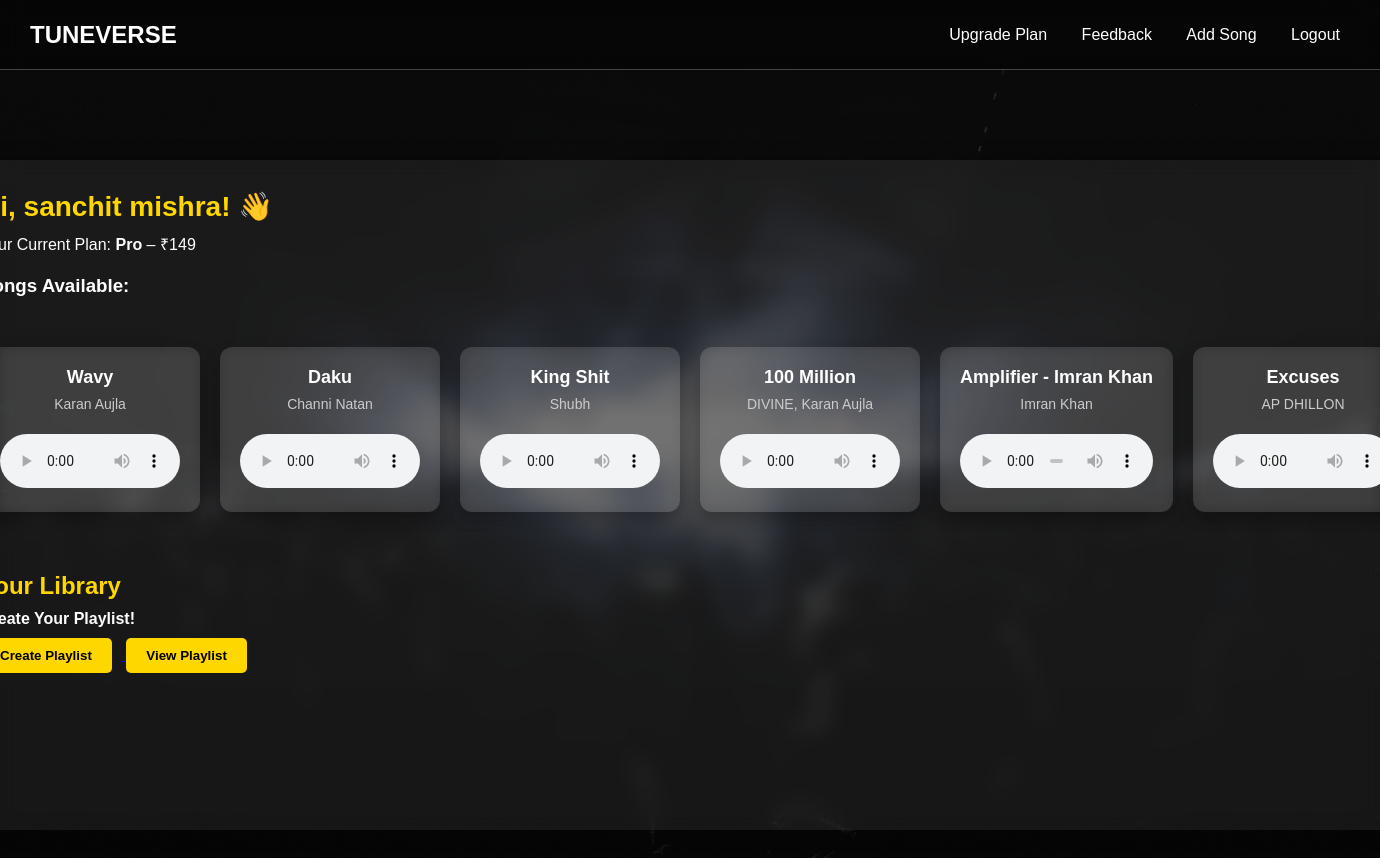
The page /home.php (signed in) on the database its author committed.
### tables this page shows
CREATE TABLE `plans` (
  `id` int(11) NOT NULL,
  `name` varchar(50) DEFAULT NULL,
  `price` int(11) DEFAULT NULL,
  `description` text DEFAULT NULL
);

CREATE TABLE `songs` (
  `id` int(11) NOT NULL,
  `title` varchar(100) DEFAULT NULL,
  `artist` varchar(100) DEFAULT NULL,
  `url` varchar(255) DEFAULT NULL
);

### home.php (the view, shortened to what this page needs)
<?php
$conn = new mysqli('localhost', 'root', '', 'tuneverse');
$name = $_SESSION['fullname'];
$plan_id = $_SESSION['plan_id'];
$plan_sql = "SELECT * FROM plans WHERE id = $plan_id";
$plan_result = $conn->query($plan_sql);
$plan = $plan_result->fetch_assoc();
$songs_sql = "SELECT * FROM songs";
$songs_result = $conn->query($songs_sql);
?>
<!DOCTYPE html>
<html lang="en">
<head>
  <link rel="stylesheet" href="style.css">
</head>
<body>
  <div id="navbar">
    <h1>TUNEVERSE</h1>
    <div>
      <a href="plans.html">Upgrade Plan</a>
      <a href="feedback.html">Feedback</a>
      <a href="add_song.php">Add Song</a>
      <a href="logout.php">Logout</a>
    </div>
  </div>
  <div class="layout">
    <div class="main-content">
      <h2>Hi, <?php echo htmlspecialchars($name); ?>! 👋</h2>
      <p>Your Current Plan: <strong><?php echo $plan['name']; ?></strong> – ₹<?php echo $plan['price']; ?></p>
      <h3>Songs Available:</h3>
      <div class="songs-grid">
        <?php while ($row = $songs_result->fetch_assoc()): ?>
          <div class="song-card">
            <h4><?php echo htmlspecialchars($row['title']); ?></h4>
            <p><?php echo htmlspecialchars($row['artist']); ?></p>
            <audio controls src="<?php echo htmlspecialchars($row['url']); ?>" type="audio/mpeg"></audio>
          </div>
        <?php endwhile; ?>
      </div>
      <div class="library-section">
        <h3>Your Library</h3>
        <h5>Create Your Playlist!</h5>
        <a href="create_playlist.php">
          <button class="create-playlist-btn">Create Playlist</button>
        </a>
        <a href="view_playlists.php">
          <button class="view-playlist-btn">View Playlist</button>
        </a>
      </div>
    </div>
  </div>
</body>
</html>

### style.css (style rules this page uses)
* { margin: 0; padding: 0; box-sizing: border-box; }
body { font-family: 'Segoe UI', Tahoma, Geneva, Verdana, sans-serif; background: linear-gradient(to right, #4a00e0, #8e2de2); color: #fff; display: flex; flex-direction: column; align-items: center; padding: 50px 20px; min-height: 100vh; }
#navbar { width: 100%; background-color: rgba(0, 0, 0, 0.3); padding: 15px; position: fixed; top: 0; left: 0; display: flex; justify-content: space-around; align-items: center; backdrop-filter: blur(5px); z-index: 1000; }
#navbar h1 { color: #fff; }
#navbar a { color: #fff; text-decoration: none; margin: 0 10px; font-weight: 600; transition: color 0.3s ease; }
.songs-grid { display: grid; grid-template-columns: repeat(auto-fit, minmax(220px, 1fr)); gap: 20px; margin-top: 30px; padding: 0 10px; }
.song-card { background: rgba(255, 255, 255, 0.1); border-radius: 10px; padding: 15px; box-shadow: 0 0 12px rgba(0, 0, 0, 0.2); transition: transform 0.3s ease, box-shadow 0.3s ease; backdrop-filter: blur(6px); text-align: center; }
.song-card h4 { font-size: 18px; margin-bottom: 5px; color: #fff; }
.song-card p { font-size: 14px; color: #ddd; margin-bottom: 10px; }
.song-card audio { width: 100%; outline: none; margin-top: 10px; }

### home.php (style rules this page uses)
* { margin: 0; padding: 0; box-sizing: border-box; }
body { font-family: 'Poppins', sans-serif; background: linear-gradient(rgba(0, 0, 0, 0.6), rgba(0, 0, 0, 0.8)), url('back.jpg') no-repeat center center fixed; background-size: cover; color: #fff; min-height: 100vh; }
#navbar { position: fixed; top: 0; left: 0; width: 100%; height: 70px; background-color: rgba(0, 0, 0, 0.4); border-bottom: 1px solid #444; display: flex; justify-content: space-between; align-items: center; padding: 0 30px; backdrop-filter: blur(10px); z-index: 1000; }
#navbar h1 { font-size: 24px; }
#navbar div a { margin-left: 20px; text-decoration: none; color: #fff; font-weight: 500; transition: color 0.3s; }
.layout { display: flex; margin-top: 80px; min-height: calc(100vh - 70px); padding: 30px; }
.main-content { flex: 1; background: rgba(255, 255, 255, 0.07); backdrop-filter: blur(10px); border-radius: 16px; padding: 30px; box-shadow: 0 0 20px rgba(0, 0, 0, 0.3); }
.main-content h2 { font-size: 28px; margin-bottom: 10px; color: #ffd700; }
.main-content p { font-size: 16px; margin-bottom: 20px; }
.songs-grid { display: flex; overflow-x: auto; gap: 20px; padding: 20px 0; }
.song-card { min-width: 220px; background: rgba(255, 255, 255, 0.1); border-radius: 12px; padding: 20px; text-align: center; box-shadow: 0 8px 16px rgba(0, 0, 0, 0.25); backdrop-filter: blur(6px); flex-shrink: 0; transition: transform 0.3s ease; }
.song-card h4 { font-size: 18px; margin-bottom: 8px; }
.song-card p { font-size: 14px; color: #ccc; margin-bottom: 12px; }
.song-card audio { width: 100%; outline: none; border-radius: 6px; }
.library-section { margin-top: 40px; }
.library-section h3 { font-size: 24px; margin-bottom: 10px; color: #ffd700; }
.library-section h5 { font-size: 16px; margin-bottom: 10px; }
.create-playlist-btn, .view-playlist-btn { padding: 10px 20px; background-color: #ffd700; color: #000; border: none; border-radius: 5px; cursor: pointer; margin-right: 10px; font-weight: bold; transition: background-color 0.3s ease; }

### rows shown on the page
plans: name "Pro", price "149"
songs: title "Wavy", artist "Karan Aujla"
songs: title "Daku", artist "Channi Natan"
songs: title "King Shit", artist "Shubh"
songs: title "100 Million", artist "DIVINE, Karan Aujla"
songs: title "Amplifier - Imran Khan", artist "Imran Khan"
songs: title "Excuses", artist "AP DHILLON"

### other values the page prints
$name "sanchit mishra"
